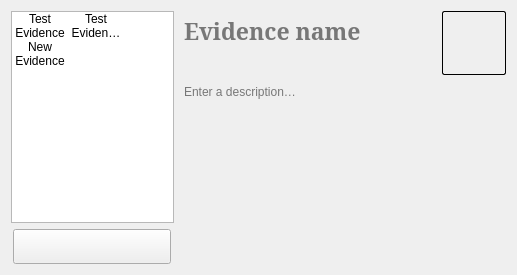
<?xml version="1.0" encoding="UTF-8"?>
<ui version="4.0">
 <class>Form</class>
 <widget class="QWidget" name="Form">
  <property name="geometry">
   <rect>
    <x>0</x>
    <y>0</y>
    <width>517</width>
    <height>275</height>
   </rect>
  </property>
  <property name="windowTitle">
   <string>Form</string>
  </property>
  <layout class="QGridLayout" name="gridLayout_2">
   <item row="0" column="0" rowspan="3" colspan="2">
    <widget class="QListWidget" name="listWidget">
     <property name="sizePolicy">
      <sizepolicy hsizetype="Expanding" vsizetype="Expanding">
       <horstretch>1</horstretch>
       <verstretch>0</verstretch>
      </sizepolicy>
     </property>
     <property name="iconSize">
      <size>
       <width>64</width>
       <height>64</height>
      </size>
     </property>
     <property name="resizeMode">
      <enum>QListView::Adjust</enum>
     </property>
     <property name="viewMode">
      <enum>QListView::IconMode</enum>
     </property>
     <property name="uniformItemSizes">
      <bool>true</bool>
     </property>
     <property name="wordWrap">
      <bool>true</bool>
     </property>
     <item>
      <property name="text">
       <string>Test Evidence</string>
      </property>
      <property name="icon">
       <iconset>
        <normaloff>../../base-full/evidence/5.png</normaloff>../../base-full/evidence/5.png</iconset>
      </property>
     </item>
     <item>
      <property name="text">
       <string>Test Evidence 2: Electric Boogaloo</string>
      </property>
      <property name="icon">
       <iconset>
        <normaloff>../../base-full/evidence/lawyerbadge.png</normaloff>../../base-full/evidence/lawyerbadge.png</iconset>
      </property>
     </item>
     <item>
      <property name="text">
       <string>New Evidence</string>
      </property>
      <property name="icon">
       <iconset resource="../../resources.qrc">
        <normaloff>:/base/themes/default/addevidence.png</normaloff>:/base/themes/default/addevidence.png</iconset>
      </property>
     </item>
    </widget>
   </item>
   <item row="3" column="0" colspan="2" alignment="Qt::AlignHCenter">
    <widget class="QPushButton" name="present">
     <property name="sizePolicy">
      <sizepolicy hsizetype="Fixed" vsizetype="Fixed">
       <horstretch>0</horstretch>
       <verstretch>0</verstretch>
      </sizepolicy>
     </property>
     <property name="minimumSize">
      <size>
       <width>158</width>
       <height>35</height>
      </size>
     </property>
     <property name="styleSheet">
      <string notr="true">QPushButton {
  border-image: url(:/base/themes/default/present.png);
}

QPushButton:checked {
  border-image: url(:/base/themes/default/present_disabled.png);
}</string>
     </property>
     <property name="text">
      <string/>
     </property>
     <property name="checkable">
      <bool>true</bool>
     </property>
    </widget>
   </item>
   <item row="0" column="2" rowspan="4">
    <layout class="QGridLayout" name="gridLayout">
     <item row="0" column="0" alignment="Qt::AlignHCenter|Qt::AlignVCenter">
      <widget class="QTextEdit" name="textEdit">
       <property name="sizePolicy">
        <sizepolicy hsizetype="MinimumExpanding" vsizetype="Maximum">
         <horstretch>0</horstretch>
         <verstretch>1</verstretch>
        </sizepolicy>
       </property>
       <property name="minimumSize">
        <size>
         <width>175</width>
         <height>0</height>
        </size>
       </property>
       <property name="maximumSize">
        <size>
         <width>16777215</width>
         <height>64</height>
        </size>
       </property>
       <property name="font">
        <font>
         <family>Serif,Georgia</family>
         <pointsize>17</pointsize>
         <weight>75</weight>
         <bold>true</bold>
        </font>
       </property>
       <property name="styleSheet">
        <string notr="true">background: transparent;
font-family: Serif, Georgia;
font-size: 17pt;
font-weight: bold;</string>
       </property>
       <property name="inputMethodHints">
        <set>Qt::ImhNone</set>
       </property>
       <property name="frameShape">
        <enum>QFrame::NoFrame</enum>
       </property>
       <property name="verticalScrollBarPolicy">
        <enum>Qt::ScrollBarAlwaysOff</enum>
       </property>
       <property name="horizontalScrollBarPolicy">
        <enum>Qt::ScrollBarAlwaysOff</enum>
       </property>
       <property name="tabChangesFocus">
        <bool>true</bool>
       </property>
       <property name="acceptRichText">
        <bool>false</bool>
       </property>
       <property name="placeholderText">
        <string>Evidence name</string>
       </property>
      </widget>
     </item>
     <item row="0" column="1" alignment="Qt::AlignHCenter|Qt::AlignVCenter">
      <widget class="QLabel" name="label_4">
       <property name="sizePolicy">
        <sizepolicy hsizetype="Fixed" vsizetype="Fixed">
         <horstretch>0</horstretch>
         <verstretch>0</verstretch>
        </sizepolicy>
       </property>
       <property name="minimumSize">
        <size>
         <width>64</width>
         <height>64</height>
        </size>
       </property>
       <property name="cursor">
        <cursorShape>PointingHandCursor</cursorShape>
       </property>
       <property name="styleSheet">
        <string notr="true">border: 1px solid black;
border-radius: 2px;</string>
       </property>
       <property name="frameShape">
        <enum>QFrame::Box</enum>
       </property>
       <property name="text">
        <string/>
       </property>
      </widget>
     </item>
     <item row="1" column="0" rowspan="3" colspan="2">
      <widget class="QPlainTextEdit" name="plainTextEdit_2">
       <property name="sizePolicy">
        <sizepolicy hsizetype="Expanding" vsizetype="Expanding">
         <horstretch>0</horstretch>
         <verstretch>2</verstretch>
        </sizepolicy>
       </property>
       <property name="styleSheet">
        <string notr="true">background: transparent;</string>
       </property>
       <property name="frameShape">
        <enum>QFrame::NoFrame</enum>
       </property>
       <property name="tabChangesFocus">
        <bool>true</bool>
       </property>
       <property name="backgroundVisible">
        <bool>true</bool>
       </property>
       <property name="placeholderText">
        <string>Enter a description…</string>
       </property>
      </widget>
     </item>
    </layout>
   </item>
  </layout>
 </widget>
 <resources>
  <include location="../../resources.qrc"/>
 </resources>
 <connections/>
</ui>
